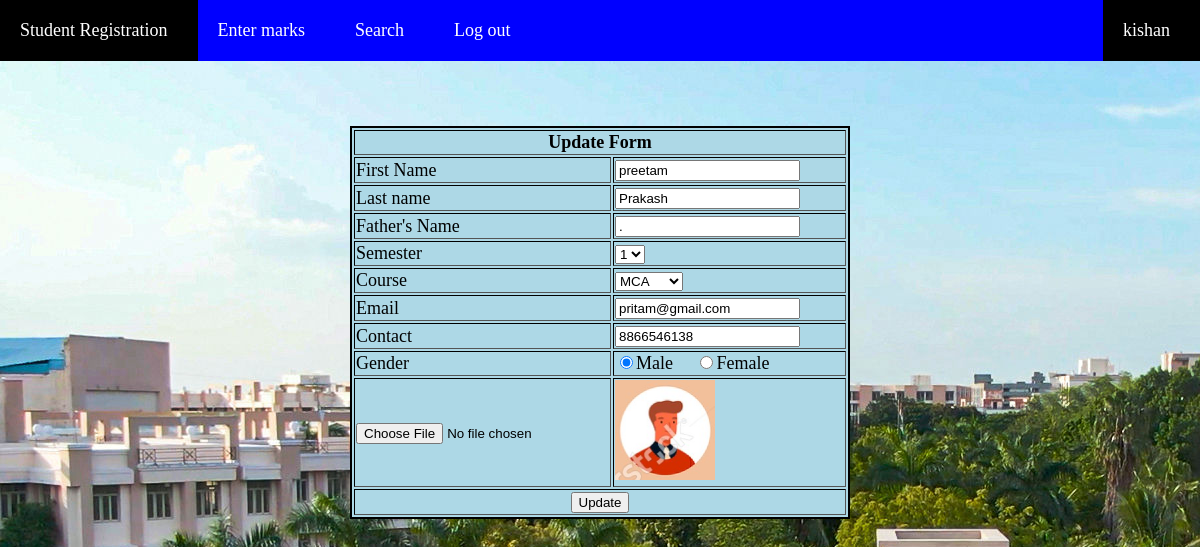
Screenshot of /edit.php?edit=1 (signed in) with the database file from the repository.
### tables this page shows
CREATE TABLE IF NOT EXISTS `studentdetails` (
  `std_id` int(11) NOT NULL AUTO_INCREMENT,
  `std_name` varchar(50) NOT NULL,
  `course` varchar(20) NOT NULL,
  `email` varchar(50) NOT NULL,
  `psw` varchar(50) NOT NULL,
  `contact` varchar(20) NOT NULL,
  `gender` varchar(10) NOT NULL,
  PRIMARY KEY (`std_id`)
);

### edit.php (the view, shortened to what this page needs)
<?php include("header.php") ?>
<?php include("variables.php") ?>
<?php
	if(isset($_REQUEST['edit']))
	{
		$id=$_REQUEST['edit'];
		$fetch = "SELECT * FROM studentdetails WHERE std_id=$id";
		$m=mysqli_query($con,$fetch);
		$d=mysqli_fetch_array($m);
	}
?>
<center>
<form method="POST" action="edit.php?c=null&edit=<?php echo $d['std_id'] ?>" enctype="multipart/form-data">
	<div class="editform">
	<table border="1">
		<thead>
			<tr>
				<th colspan="2">Update Form</th>
			</tr>
			</thead>
			<tbody>
				<tr>
					<td> First Name</td>
					<td> <input type="text" name="sname" id="sname"  value="<?php if(($_REQUEST['c']=='false'))  echo $_SESSION["sname"]; else echo $d['std_name']; ?>" placeholder="Enter Student Name"  >
					<br><span class="err"><?php echo $nameerror1; ?> </span></td>
				</tr>
				<tr>
					<td> Last name</td>
					<td> <input type="text" name="srname" id="srname"  value="<?php  if(($_REQUEST['c']=='false'))  echo $_SESSION["srname"]; else echo $d['surname'] ?>" placeholder="Enter Student Name"  >
					<br> <span class="err"><?php echo $nameerror3; ?> </span></td>
				</tr>
				<tr>
					<td> Father's Name</td>
					<td> <input type="text" name="fname" id="fname"  value="<?php  if(($_REQUEST['c']=='false'))  echo $_SESSION["fname"]; else echo $d['father_name'] ?>" placeholder="Enter Student Name"  >
					<br><span class="err"><?php echo $nameerror2; ?> </span> </td>
				</tr>
				<tr>
						<td class="uinput"> Semester</td>
						<td>
							<select name="sem" id="sem">
								<option  value="1" <?php if( $d['sem']==1) echo 'selected="selected"';?>>1</option>
							</select>
							<br><span class="err"><?php echo $semerr; ?> </span>
						</td>
					</tr>
				<tr>
				<td> Course</td>
				<td><select name="course" id="course" >
						<option  value="MCA" <?php if( $d['course']=='MCA') echo 'selected="selected"';?>>MCA</option>
						</select>
						<br><span class="err"><?php echo $courseerr; ?> </span>
				</td>
				</tr>
				<tr>
					<td> Email</td>
					<td> <input type="text" name="email" id="email" value="<?php if(($_REQUEST['c']=='false'))  echo $_SESSION["email"]; else echo $d['email'] ?>"  placeholder="Enter Student email"  >
					<br><span class="err"><?php echo $emailerr; ?> </span></td>
				</tr>
				<tr>
					<td> Contact</td>
					<td> <input type="text" name="contact" id="contact" value="<?php if(($_REQUEST['c']=='false'))  echo $_SESSION['contact']; else echo $d['contact'] ?>" placeholder ="Enter Student mobile number"  >
					<br><span class="err"><?php echo $contacterr; ?> </span></td>
				</tr>
				<tr>
					<td> Gender</td>
					<td> <input type="radio" name="sex" id="sex" value="Male" <?php if($_SESSION["sex"]=='Male') echo 'checked'; else if ($d['gender']=='Male' && $_SESSION["sex"]=='') echo 'checked'; ?>>Male
					&nbsp;&nbsp;&nbsp; <input type="radio" name="sex" id="sex" value="Female" <?php if($_SESSION["sex"]=='Female') echo 'checked'; else if ($d['gender']=='Female' && $_SESSION["sex"]=='' ) echo 'checked'; ?>>Female</td>
				</tr>
				<tr>
				<td><input type="file" name="profilepic" id="profilepic" title="<?php echo $d['profilepic'] ?>"></td>
				<td><img src='image/<?php echo $d['profilepic'] ?>' width=100px height=100px></td>
			</tr>
				<tr>
				<td colspan="2" align="center"><input type="submit" name="update" id="update" value="Update"></td>
				</tr>
			</tbody>
	</table>
	</div>
</form>
<?php include("footer.php") ?>

### style.css (style rules this page uses)
body { margin-top:0; font-family: "calibri"; font-size: 18px; margin-left:0; }
.uinput { width:150px; }
.editform { padding:10; }
.editform table { border:2px solid black; width:500px; background:lightblue; }
.image { background-image:url("123.jpg"); position:relative; background-size: auto; width:100%; background-attachment:fixed; background-repeat: no-repeat; }

### rows the page displays
studentdetails: sname "preetam", srname "Prakash", fname ".", sem "1", course "MCA", email "pritam@gmail.com", contact "8866546138", gender "☑", profilepic (picture)

### other values shown
$_COOKIE['user'] "kishan"
